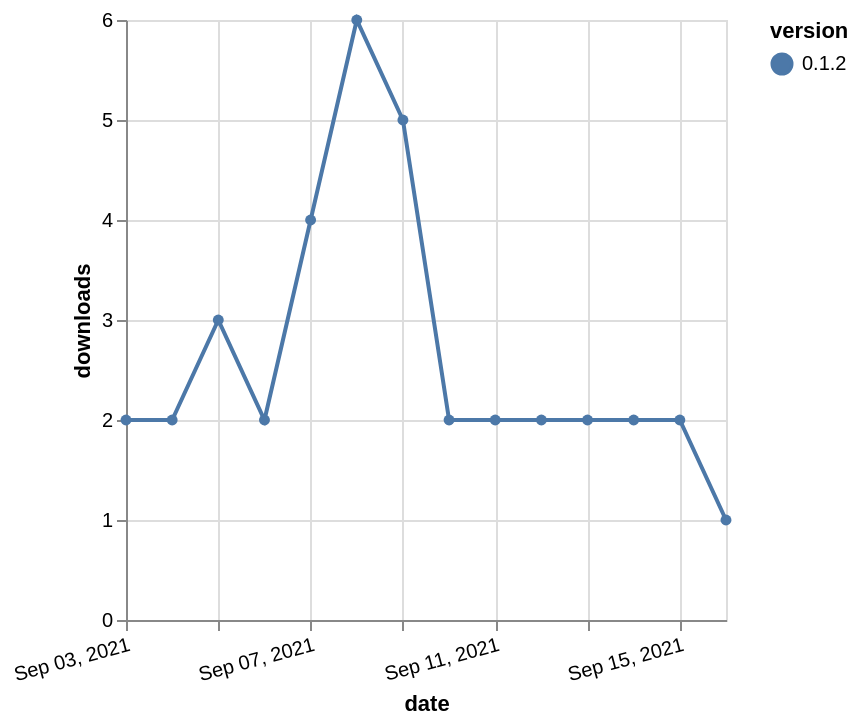

Describe this chart as a Vega-Lite specification.
### Vega-Lite specification from a JSON file in a GitHub repository (floating-point values rounded to 4 significant figures)
{"$schema": "https://vega.github.io/schema/vega-lite/v5.json", "description": "A simple bar chart with embedded data.", "data": {"values": [{"date": "2021-09-03", "total": 2142, "delta": 2, "version": "0.1.2"}, {"date": "2021-09-04", "total": 2144, "delta": 2, "version": "0.1.2"}, {"date": "2021-09-05", "total": 2147, "delta": 3, "version": "0.1.2"}, {"date": "2021-09-06", "total": 2149, "delta": 2, "version": "0.1.2"}, {"date": "2021-09-07", "total": 2153, "delta": 4, "version": "0.1.2"}, {"date": "2021-09-08", "total": 2159, "delta": 6, "version": "0.1.2"}, {"date": "2021-09-09", "total": 2164, "delta": 5, "version": "0.1.2"}, {"date": "2021-09-10", "total": 2166, "delta": 2, "version": "0.1.2"}, {"date": "2021-09-11", "total": 2168, "delta": 2, "version": "0.1.2"}, {"date": "2021-09-12", "total": 2170, "delta": 2, "version": "0.1.2"}, {"date": "2021-09-13", "total": 2172, "delta": 2, "version": "0.1.2"}, {"date": "2021-09-14", "total": 2174, "delta": 2, "version": "0.1.2"}, {"date": "2021-09-15", "total": 2176, "delta": 2, "version": "0.1.2"}, {"date": "2021-09-16", "total": 2177, "delta": 1, "version": "0.1.2"}]}, "width": "container", "mark": {"type": "line", "point": {"filled": true}}, "encoding": {"x": {"field": "date", "type": "temporal", "timeUnit": "yearmonthdate", "title": "date", "axis": {"labelAngle": -15}}, "y": {"field": "delta", "type": "quantitative", "title": "downloads"}, "color": {"field": "version", "type": "nominal"}, "tooltip": {"field": "delta"}}}
